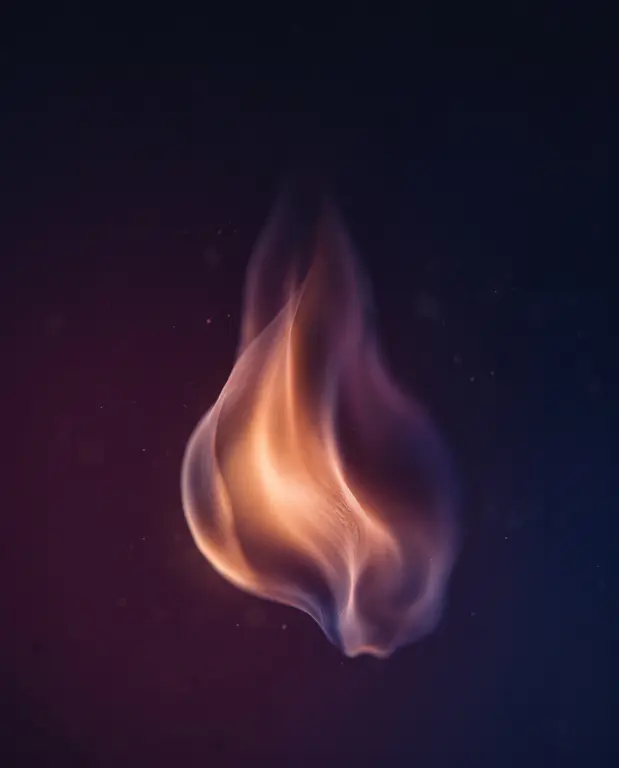
#> input picture .claude/skills/maayanotecha-staff-ui/assets/img/assistant-flame.webp, 619 x 768 px
$ python matte.py ../../.claude/skills/maayanotecha-staff-ui/assets/img/assistant-flame.webp ../../.claude/skills/maayanotecha-staff-ui/assets/img/hero-wellspring.webp 1.0
#> lines starting #> are read from the running program, lines starting #| are printed output that depends on the picture; after the words box and inside, x2 and y2 are one past the last pixel; in counts of white or black regions, pixels touching at a corner belong together
import numpy as np,sys
from PIL import Image
def matte(src,dst,T=38.0,gamma=0.9,xmin=0.0):
#> called with T = 38, gamma = 0.9, xmin = 1
    im=np.asarray(Image.open(src).convert('RGB')).astype(np.float64);h,w,_=im.shape
#> after `h, w, _ = im.shape`: h = 768; w = 619
    yy,xx=np.mgrid[0:h,0:w];xn=xx/w;yn=yy/h
    sat=im.max(2)-im.min(2)
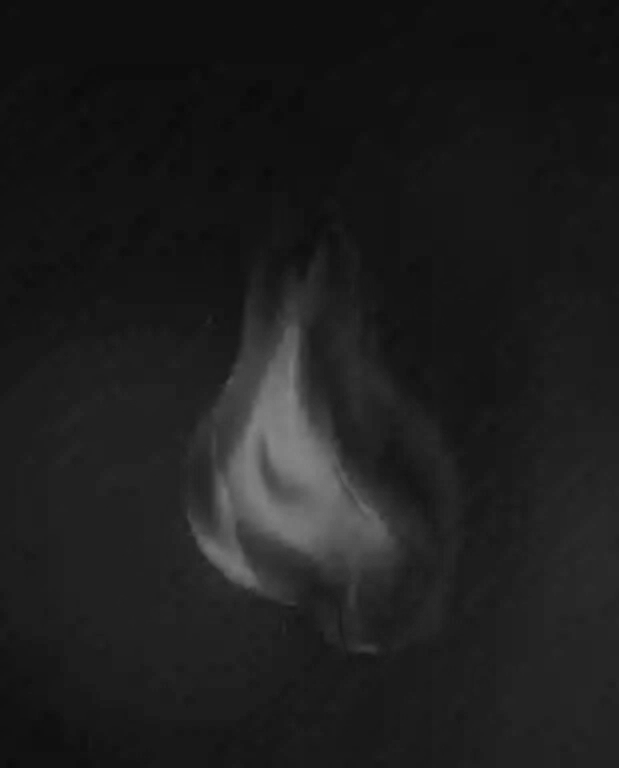
#> sat: shape (768, 619) float64; min 9, max 133, mean 29.8
    # background sample: low-saturation pixels in the right half + borders
    m=(sat<14)&((xn>.62)|(yn<.04)|(yn>.96)|(xn<.03))
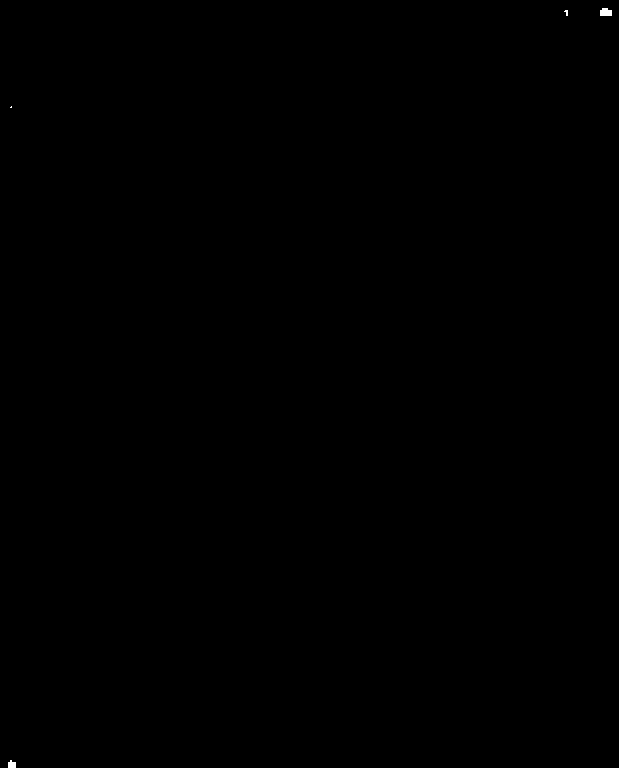
#> m: shape (768, 619) bool; 0.03% white; 4 white regions (2 under 20 px), largest, box (x1, y1, x2, y2) and area: (600, 8, 612, 16) 84, (8, 760, 16, 768) 52
    A=np.stack([np.ones_like(xn),xn,yn,xn*xn,yn*yn,xn*yn],-1)
    B=np.zeros_like(im)
    for c in range(3):
        coef,*_=np.linalg.lstsq(A[m],im[...,c][m],rcond=None);B[...,c]=A@coef
#> this loop made 3 passes
#> coef on passes 1 to 3: [10.96, -0.2, 14.75, 0.128, 0.51, -7.92], [16.62, -5.47, -4.25, 2.84, 2.65, 4.8], [23.49, 0.852, 19.93, -1.03, -16.23, 19.33]
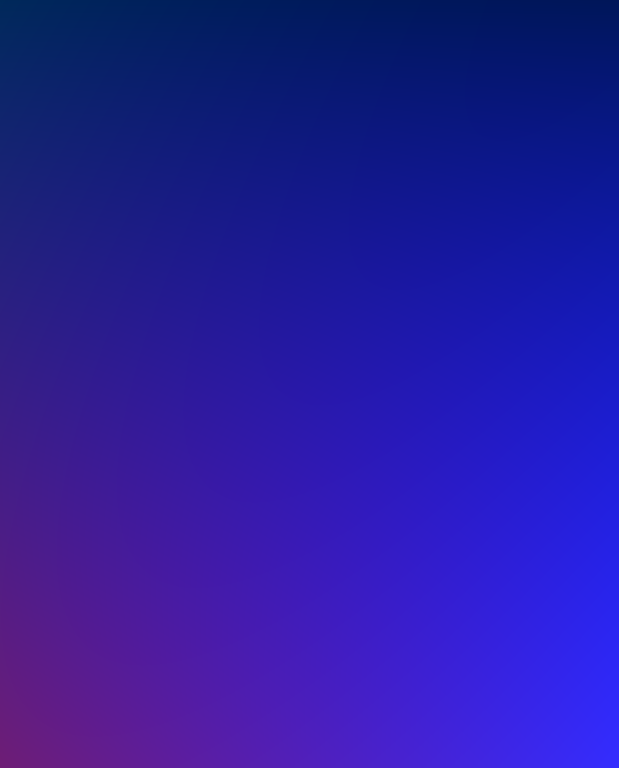
#> B: shape (768, 619, 3) float64; mean R, G, B 16.5, 14.8, 32.9; drawn with min black and max white
    d=np.abs(im-B).max(2)
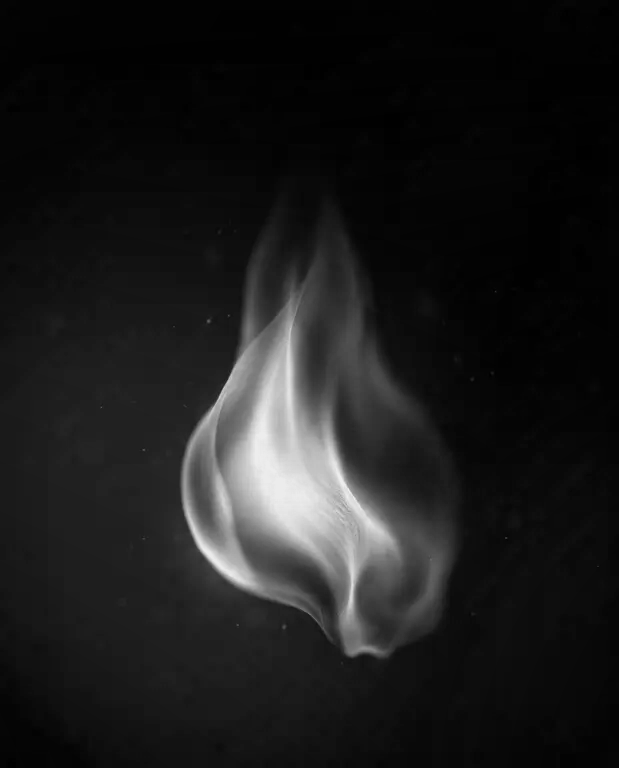
#> d: shape (768, 619) float64; min 0.00767, max 237.5, mean 28.3
    from PIL import ImageFilter
    d=np.asarray(Image.fromarray(np.clip(d,0,255).astype(np.uint8)).filter(ImageFilter.MedianFilter(3))).astype(np.float64)
    a=np.clip((d-7)/T,0,1)**gamma
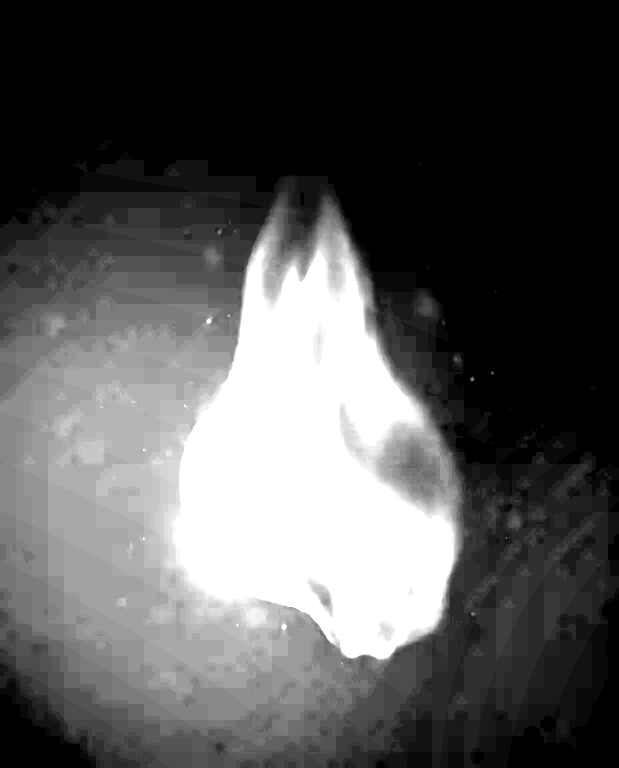
#> a: shape (768, 619) float64; min 0, max 1, mean 0.334
    a[a<0.06]=0
#> a: shape (768, 619) float64; 2.21% of pixels changed, all inside (x1, y1, x2, y2) = (0, 140, 619, 768)
    a[xn<xmin]=0
#> a: shape (768, 619) float64; every value is 0
    F=np.where(a[...,None]>0.02,(im-(1-a[...,None])*B)/np.maximum(a[...,None],1e-3),im)
    F=np.clip(F,0,255)
    out=np.dstack([F,a*255]).astype(np.uint8)
    Image.fromarray(out,'RGBA').save(dst,quality=88,method=6)
    return B.mean((0,1))
if __name__=='__main__':print(matte(sys.argv[1],sys.argv[2],38.0,0.9,float(sys.argv[3]) if len(sys.argv)>3 else 0.0))
